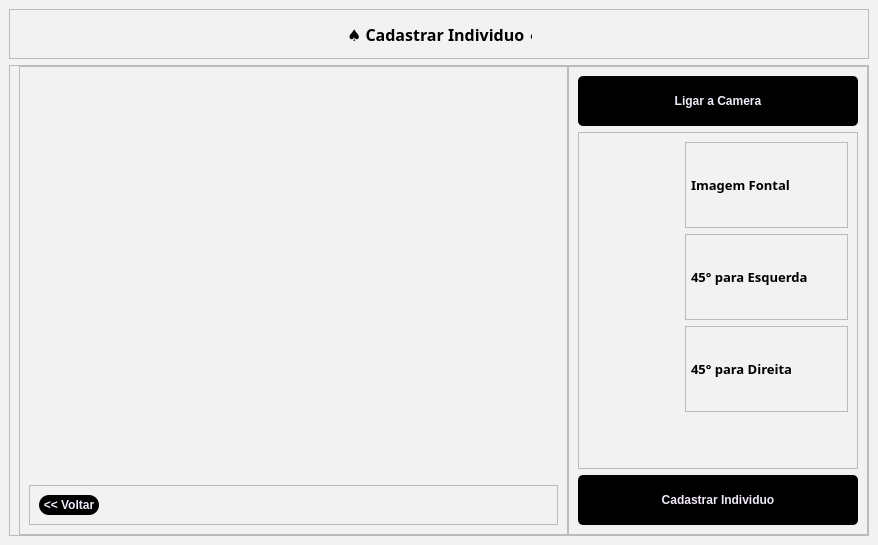
<?xml version="1.0" encoding="UTF-8"?>
<ui version="4.0">
 <class>MainWindow</class>
 <widget class="QMainWindow" name="MainWindow">
  <property name="geometry">
   <rect>
    <x>0</x>
    <y>0</y>
    <width>878</width>
    <height>545</height>
   </rect>
  </property>
  <property name="windowTitle">
   <string>MainWindow</string>
  </property>
  <property name="styleSheet">
   <string notr="true">background-color: rgb(242, 242, 242)</string>
  </property>
  <widget class="QWidget" name="centralwidget">
   <layout class="QVBoxLayout" name="verticalLayout_2">
    <item>
     <widget class="QFrame" name="frame_8">
      <property name="minimumSize">
       <size>
        <width>0</width>
        <height>50</height>
       </size>
      </property>
      <property name="frameShape">
       <enum>QFrame::StyledPanel</enum>
      </property>
      <property name="frameShadow">
       <enum>QFrame::Raised</enum>
      </property>
      <layout class="QHBoxLayout" name="horizontalLayout_5">
       <item>
        <spacer name="horizontalSpacer_7">
         <property name="orientation">
          <enum>Qt::Horizontal</enum>
         </property>
         <property name="sizeHint" stdset="0">
          <size>
           <width>349</width>
           <height>20</height>
          </size>
         </property>
        </spacer>
       </item>
       <item>
        <widget class="QLabel" name="label_5">
         <property name="minimumSize">
          <size>
           <width>185</width>
           <height>0</height>
          </size>
         </property>
         <property name="maximumSize">
          <size>
           <width>108</width>
           <height>16777215</height>
          </size>
         </property>
         <property name="font">
          <font>
           <family>Noto Sans Georgian</family>
           <pointsize>12</pointsize>
           <weight>75</weight>
           <bold>true</bold>
          </font>
         </property>
         <property name="styleSheet">
          <string notr="true">QLabel{
text-align: center;
}</string>
         </property>
         <property name="text">
          <string>♠ Cadastrar Individuo ♠</string>
         </property>
        </widget>
       </item>
       <item>
        <spacer name="horizontalSpacer_8">
         <property name="orientation">
          <enum>Qt::Horizontal</enum>
         </property>
         <property name="sizeHint" stdset="0">
          <size>
           <width>348</width>
           <height>20</height>
          </size>
         </property>
        </spacer>
       </item>
      </layout>
     </widget>
    </item>
    <item>
     <widget class="QFrame" name="frame_7">
      <property name="frameShape">
       <enum>QFrame::StyledPanel</enum>
      </property>
      <property name="frameShadow">
       <enum>QFrame::Raised</enum>
      </property>
      <layout class="QHBoxLayout" name="horizontalLayout">
       <property name="spacing">
        <number>0</number>
       </property>
       <property name="topMargin">
        <number>0</number>
       </property>
       <property name="rightMargin">
        <number>0</number>
       </property>
       <property name="bottomMargin">
        <number>0</number>
       </property>
       <item>
        <widget class="QFrame" name="frame_2">
         <property name="frameShape">
          <enum>QFrame::StyledPanel</enum>
         </property>
         <property name="frameShadow">
          <enum>QFrame::Raised</enum>
         </property>
         <layout class="QVBoxLayout" name="verticalLayout_3">
          <item>
           <spacer name="verticalSpacer">
            <property name="orientation">
             <enum>Qt::Vertical</enum>
            </property>
            <property name="sizeHint" stdset="0">
             <size>
              <width>20</width>
              <height>40</height>
             </size>
            </property>
           </spacer>
          </item>
          <item>
           <widget class="QLabel" name="label">
            <property name="minimumSize">
             <size>
              <width>502</width>
              <height>300</height>
             </size>
            </property>
            <property name="text">
             <string/>
            </property>
            <property name="pixmap">
             <pixmap>../imagens/Frame 1.png</pixmap>
            </property>
           </widget>
          </item>
          <item>
           <spacer name="verticalSpacer_4">
            <property name="orientation">
             <enum>Qt::Vertical</enum>
            </property>
            <property name="sizeHint" stdset="0">
             <size>
              <width>20</width>
              <height>40</height>
             </size>
            </property>
           </spacer>
          </item>
          <item>
           <widget class="QFrame" name="frame_5">
            <property name="minimumSize">
             <size>
              <width>0</width>
              <height>30</height>
             </size>
            </property>
            <property name="frameShape">
             <enum>QFrame::StyledPanel</enum>
            </property>
            <property name="frameShadow">
             <enum>QFrame::Raised</enum>
            </property>
            <layout class="QHBoxLayout" name="horizontalLayout_3">
             <item>
              <widget class="QPushButton" name="login_pushButton_logar_4">
               <property name="minimumSize">
                <size>
                 <width>60</width>
                 <height>20</height>
                </size>
               </property>
               <property name="maximumSize">
                <size>
                 <width>60</width>
                 <height>20</height>
                </size>
               </property>
               <property name="font">
                <font>
                 <weight>75</weight>
                 <bold>true</bold>
                </font>
               </property>
               <property name="cursor">
                <cursorShape>PointingHandCursor</cursorShape>
               </property>
               <property name="styleSheet">
                <string notr="true">QPushButton{
	border-radius: 10px;
	border-image: url(:/Close_Image/cil-x.png);
	background-position: center;
		
	color: rgb(240, 233, 249);
	background-color: rgb(0, 0, 0);
	
}
QPushButton:hover{
	
	
	background-color: rgb(42, 42, 42);
	color: rgb(240, 233, 249);
}
QPushButton:pressed{
	background-color: rgb(35, 35, 35);
	color: rgb(200, 200, 200);
}

</string>
               </property>
               <property name="text">
                <string>&lt;&lt; Voltar</string>
               </property>
              </widget>
             </item>
             <item>
              <spacer name="horizontalSpacer_3">
               <property name="orientation">
                <enum>Qt::Horizontal</enum>
               </property>
               <property name="sizeHint" stdset="0">
                <size>
                 <width>40</width>
                 <height>20</height>
                </size>
               </property>
              </spacer>
             </item>
            </layout>
           </widget>
          </item>
         </layout>
        </widget>
       </item>
       <item>
        <widget class="QFrame" name="frame">
         <property name="minimumSize">
          <size>
           <width>300</width>
           <height>0</height>
          </size>
         </property>
         <property name="frameShape">
          <enum>QFrame::StyledPanel</enum>
         </property>
         <property name="frameShadow">
          <enum>QFrame::Raised</enum>
         </property>
         <layout class="QVBoxLayout" name="verticalLayout">
          <item>
           <widget class="QPushButton" name="login_pushButton_logar">
            <property name="minimumSize">
             <size>
              <width>0</width>
              <height>50</height>
             </size>
            </property>
            <property name="maximumSize">
             <size>
              <width>16777215</width>
              <height>16777215</height>
             </size>
            </property>
            <property name="font">
             <font>
              <weight>75</weight>
              <bold>true</bold>
             </font>
            </property>
            <property name="cursor">
             <cursorShape>PointingHandCursor</cursorShape>
            </property>
            <property name="styleSheet">
             <string notr="true">QPushButton{
	border-radius: 5px;
	border-image: url(:/Close_Image/cil-x.png);
	background-position: center;
		
	color: rgb(240, 233, 249);
	background-color: rgb(0, 0, 0);
	
}
QPushButton:hover{
	
	
	background-color: rgb(42, 42, 42);
	color: rgb(240, 233, 249);
}
QPushButton:pressed{
	background-color: rgb(35, 35, 35);
	color: rgb(200, 200, 200);
}

</string>
            </property>
            <property name="text">
             <string>Ligar a Camera</string>
            </property>
           </widget>
          </item>
          <item>
           <widget class="QFrame" name="frame_3">
            <property name="frameShape">
             <enum>QFrame::StyledPanel</enum>
            </property>
            <property name="frameShadow">
             <enum>QFrame::Raised</enum>
            </property>
            <layout class="QFormLayout" name="formLayout">
             <item row="0" column="0">
              <widget class="QLabel" name="label_3">
               <property name="minimumSize">
                <size>
                 <width>91</width>
                 <height>86</height>
                </size>
               </property>
               <property name="maximumSize">
                <size>
                 <width>70</width>
                 <height>70</height>
                </size>
               </property>
               <property name="text">
                <string/>
               </property>
               <property name="pixmap">
                <pixmap>../imagens/Frame 19 (1).png</pixmap>
               </property>
              </widget>
             </item>
             <item row="0" column="1">
              <widget class="QFrame" name="frame_10">
               <property name="minimumSize">
                <size>
                 <width>0</width>
                 <height>0</height>
                </size>
               </property>
               <property name="maximumSize">
                <size>
                 <width>16777215</width>
                 <height>16777215</height>
                </size>
               </property>
               <property name="frameShape">
                <enum>QFrame::StyledPanel</enum>
               </property>
               <property name="frameShadow">
                <enum>QFrame::Raised</enum>
               </property>
               <layout class="QHBoxLayout" name="horizontalLayout_2" stretch="0,0">
                <property name="spacing">
                 <number>0</number>
                </property>
                <property name="leftMargin">
                 <number>0</number>
                </property>
                <property name="topMargin">
                 <number>0</number>
                </property>
                <property name="rightMargin">
                 <number>0</number>
                </property>
                <property name="bottomMargin">
                 <number>0</number>
                </property>
                <item>
                 <widget class="QLabel" name="label_4">
                  <property name="minimumSize">
                   <size>
                    <width>0</width>
                    <height>0</height>
                   </size>
                  </property>
                  <property name="maximumSize">
                   <size>
                    <width>121</width>
                    <height>16777215</height>
                   </size>
                  </property>
                  <property name="font">
                   <font>
                    <family>Noto Sans Georgian</family>
                    <pointsize>10</pointsize>
                    <weight>75</weight>
                    <bold>true</bold>
                   </font>
                  </property>
                  <property name="styleSheet">
                   <string notr="true">QLabel{
text-align: center;
}</string>
                  </property>
                  <property name="text">
                   <string>Imagem Fontal</string>
                  </property>
                 </widget>
                </item>
                <item>
                 <widget class="QLabel" name="label_9">
                  <property name="minimumSize">
                   <size>
                    <width>24</width>
                    <height>26</height>
                   </size>
                  </property>
                  <property name="maximumSize">
                   <size>
                    <width>22</width>
                    <height>29</height>
                   </size>
                  </property>
                  <property name="text">
                   <string/>
                  </property>
                  <property name="pixmap">
                   <pixmap>../imagens/Group 144.png</pixmap>
                  </property>
                 </widget>
                </item>
               </layout>
              </widget>
             </item>
             <item row="1" column="0">
              <widget class="QLabel" name="label_10">
               <property name="minimumSize">
                <size>
                 <width>91</width>
                 <height>86</height>
                </size>
               </property>
               <property name="maximumSize">
                <size>
                 <width>70</width>
                 <height>70</height>
                </size>
               </property>
               <property name="text">
                <string/>
               </property>
               <property name="pixmap">
                <pixmap>../imagens/Frame 19 (1).png</pixmap>
               </property>
              </widget>
             </item>
             <item row="1" column="1">
              <widget class="QFrame" name="frame_12">
               <property name="frameShape">
                <enum>QFrame::StyledPanel</enum>
               </property>
               <property name="frameShadow">
                <enum>QFrame::Raised</enum>
               </property>
               <layout class="QHBoxLayout" name="horizontalLayout_7">
                <property name="spacing">
                 <number>0</number>
                </property>
                <property name="leftMargin">
                 <number>0</number>
                </property>
                <property name="topMargin">
                 <number>0</number>
                </property>
                <property name="rightMargin">
                 <number>0</number>
                </property>
                <property name="bottomMargin">
                 <number>0</number>
                </property>
                <item>
                 <widget class="QLabel" name="label_6">
                  <property name="minimumSize">
                   <size>
                    <width>0</width>
                    <height>0</height>
                   </size>
                  </property>
                  <property name="maximumSize">
                   <size>
                    <width>121</width>
                    <height>16777215</height>
                   </size>
                  </property>
                  <property name="font">
                   <font>
                    <family>Noto Sans Georgian</family>
                    <pointsize>10</pointsize>
                    <weight>75</weight>
                    <bold>true</bold>
                   </font>
                  </property>
                  <property name="styleSheet">
                   <string notr="true">QLabel{
text-align: center;
}</string>
                  </property>
                  <property name="text">
                   <string>45° para Esquerda</string>
                  </property>
                 </widget>
                </item>
                <item>
                 <widget class="QLabel" name="label_11">
                  <property name="minimumSize">
                   <size>
                    <width>24</width>
                    <height>26</height>
                   </size>
                  </property>
                  <property name="maximumSize">
                   <size>
                    <width>22</width>
                    <height>29</height>
                   </size>
                  </property>
                  <property name="text">
                   <string/>
                  </property>
                  <property name="pixmap">
                   <pixmap>../imagens/Group 144.png</pixmap>
                  </property>
                 </widget>
                </item>
               </layout>
              </widget>
             </item>
             <item row="2" column="0">
              <widget class="QLabel" name="label_13">
               <property name="minimumSize">
                <size>
                 <width>91</width>
                 <height>86</height>
                </size>
               </property>
               <property name="maximumSize">
                <size>
                 <width>70</width>
                 <height>70</height>
                </size>
               </property>
               <property name="text">
                <string/>
               </property>
               <property name="pixmap">
                <pixmap>../imagens/Frame 19 (1).png</pixmap>
               </property>
              </widget>
             </item>
             <item row="2" column="1">
              <widget class="QFrame" name="frame_13">
               <property name="frameShape">
                <enum>QFrame::StyledPanel</enum>
               </property>
               <property name="frameShadow">
                <enum>QFrame::Raised</enum>
               </property>
               <layout class="QHBoxLayout" name="horizontalLayout_4">
                <property name="spacing">
                 <number>0</number>
                </property>
                <property name="leftMargin">
                 <number>0</number>
                </property>
                <property name="topMargin">
                 <number>0</number>
                </property>
                <property name="rightMargin">
                 <number>0</number>
                </property>
                <property name="bottomMargin">
                 <number>0</number>
                </property>
                <item>
                 <widget class="QLabel" name="label_7">
                  <property name="minimumSize">
                   <size>
                    <width>0</width>
                    <height>0</height>
                   </size>
                  </property>
                  <property name="maximumSize">
                   <size>
                    <width>121</width>
                    <height>16777215</height>
                   </size>
                  </property>
                  <property name="font">
                   <font>
                    <family>Noto Sans Georgian</family>
                    <pointsize>10</pointsize>
                    <weight>75</weight>
                    <bold>true</bold>
                   </font>
                  </property>
                  <property name="styleSheet">
                   <string notr="true">QLabel{
text-align: center;
}</string>
                  </property>
                  <property name="text">
                   <string>45° para Direita</string>
                  </property>
                 </widget>
                </item>
                <item>
                 <widget class="QLabel" name="label_12">
                  <property name="minimumSize">
                   <size>
                    <width>24</width>
                    <height>26</height>
                   </size>
                  </property>
                  <property name="maximumSize">
                   <size>
                    <width>22</width>
                    <height>29</height>
                   </size>
                  </property>
                  <property name="text">
                   <string/>
                  </property>
                  <property name="pixmap">
                   <pixmap>../imagens/Group 144.png</pixmap>
                  </property>
                 </widget>
                </item>
               </layout>
              </widget>
             </item>
            </layout>
           </widget>
          </item>
          <item>
           <widget class="QPushButton" name="login_pushButton_logar_2">
            <property name="minimumSize">
             <size>
              <width>0</width>
              <height>50</height>
             </size>
            </property>
            <property name="maximumSize">
             <size>
              <width>16777215</width>
              <height>16777215</height>
             </size>
            </property>
            <property name="font">
             <font>
              <weight>75</weight>
              <bold>true</bold>
             </font>
            </property>
            <property name="cursor">
             <cursorShape>PointingHandCursor</cursorShape>
            </property>
            <property name="styleSheet">
             <string notr="true">QPushButton{
	border-radius: 5px;
	border-image: url(:/Close_Image/cil-x.png);
	background-position: center;
		
	color: rgb(240, 233, 249);
	background-color: rgb(0, 0, 0);
	
}
QPushButton:hover{
	
	
	background-color: rgb(42, 42, 42);
	color: rgb(240, 233, 249);
}
QPushButton:pressed{
	background-color: rgb(35, 35, 35);
	color: rgb(200, 200, 200);
}

</string>
            </property>
            <property name="text">
             <string>Cadastrar Individuo</string>
            </property>
           </widget>
          </item>
         </layout>
        </widget>
       </item>
      </layout>
     </widget>
    </item>
   </layout>
  </widget>
 </widget>
 <resources/>
 <connections/>
</ui>
